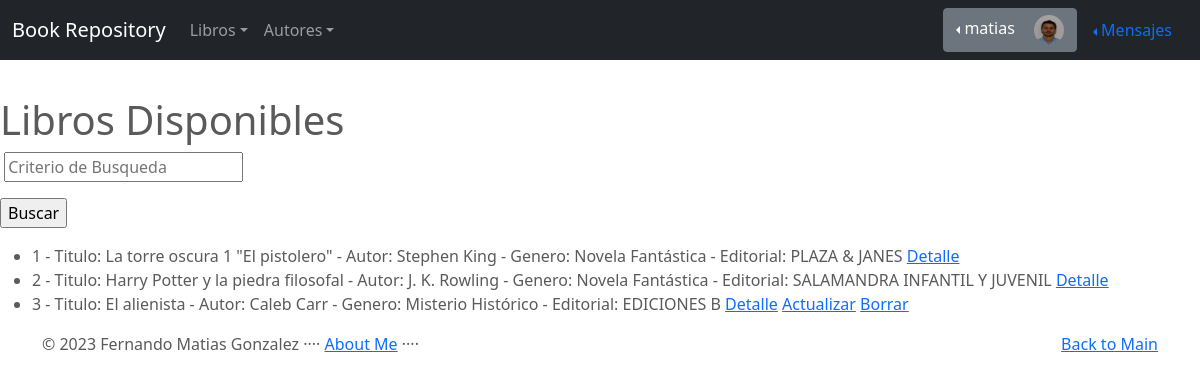
Screenshot of /libro/list (signed in) with the database file from the repository.
### BookRepository/models.py (models this page shows)
class Profile(models.Model):
    user = models.OneToOneField(to=User, on_delete=models.CASCADE, related_name="profile")
    imagen = models.ImageField(upload_to="profiles")

class Libro(models.Model):
    titulo = models.CharField(max_length=150)
    autor = models.CharField(max_length=100)
    prologo = models.TextField(max_length=500)
    genero = models.CharField(max_length=50)
    editorial = models.CharField(max_length=100)
    fecha_publicacion = models.DateField()
    publisher = models.ForeignKey(to=User, on_delete=models.CASCADE, related_name="publisher")
    imagen = models.ImageField(upload_to="libros")
    creacion = models.DateTimeField(auto_now_add = True)
    def __str__(self):
        return f"{self.id} - Titulo: {self.titulo} - Autor: {self.autor} - Genero: {self.genero} - Editorial: {self.editorial}"

### BookRepository/views.py (the view)
# urls.py: path('libro/list', LibroList.as_view(), name="libro-list"),
class LibroList(ListView):
    model = Libro
    def get_queryset(self):
        criterio = self.request.GET.get('criterio')
        if criterio:
            book = Libro.objects.filter(titulo__icontains=criterio)
        else:
            book = Libro.objects.all()
        return book

### BookRepository/templates/BookRepository/libro_list.html (shortened to what this page needs)
{% extends "BookRepository/base.html" %}
{% block main %}
<br>
<h1> Libros Disponibles</h1>
<form action="?" method="GET">
    <p>
        <input type="text" name="criterio" value= "{{ request.get.criterio }}" maxlength="100" required="" id="" placeholder="Criterio de Busqueda">
      </p>
      <p>
        <input type="submit" value="Buscar">
      </p>
</form>
    <ul>
    {% for libro in object_list  %}
    <li>
        {{libro}}
        <a href="{% url 'libro-detail' libro.id %}" > Detalle</a>
        {% if user.is_authenticated and libro.publisher == user %}
            <a href="{% url 'libro-update' libro.id %}" > Actualizar</a>
            <a href="{% url 'libro-delete' libro.id %}" > Borrar</a>
        {% endif %}
    </li>
    {% empty %}
    No existen registos
    {% endfor %}
    </ul>
{% endblock %}

### BookRepository/templates/BookRepository/base.html (shortened to what this page needs)
<!DOCTYPE html>
<html lang="es">
<head>
    {% load static %}
<link href="{% static 'BookRepository/css/bootstrap.min.css' %}" rel="stylesheet">
    <link href="{% static 'BookRepository/css/carousel.css' %}" rel="stylesheet">
</head>
  <body>
    <header>
      <nav class="navbar navbar-expand-md navbar-dark fixed-top bg-dark">
        <div class="container-fluid">
          <a class="navbar-brand" href="{% url 'index' %}">Book Repository</a>
          <div class="collapse navbar-collapse" id="navbarCollapse">
            <ul class="navbar-nav me-auto mb-2 mb-md-0">
              <li class="nav-item">
                <li class="nav-item dropdown">
                    <a class="nav-link dropdown-toggle" data-bs-toggle="dropdown" href="#" role="button" aria-expanded="false">Libros</a>
                </li>
                <li class="nav-item dropdown">
                    <a class="nav-link dropdown-toggle" data-bs-toggle="dropdown" href="#" role="button" aria-expanded="false">Autores</a>
                </li>
              </li>
            </ul>
                        {% if user.is_authenticated %}
                        <div class="btn-group dropstart" >
                          <a class="btn btn-secondary dropdown-toggle" data-bs-toggle="dropdown" href="#" role="button" aria-expanded="false">{{user.username}}
                              {% if user.profile.imagen %}
                              <img src="{{user.profile.imagen.url}}" height="30px" width="30px" style="border-radius: 50%; margin-left:15px">
                              {% endif %}
                          </a>
                        </div>
                        {% endif %}
                          <li class="btn-group dropstart">
                            <a class="nav-link dropdown-toggle" data-bs-toggle="dropdown" href="#" role="button" aria-expanded="false">Mensajes</a>
                          </li>
          </div>
        </div>
      </nav>
    </header>
    {% block main %}{% endblock %}
<div id="footer">
  <footer class="container">
    <p class="float-end"><a href="{% url 'index' %}">Back to Main</a></p>
    <p>© 2023 Fernando Matias Gonzalez   ····   <a href="{% url 'about_me' %}">About Me</a>   ····</p>
  </footer>
</div>
  </body>
</html>

### BookRepository/static/BookRepository/css/carousel.css (style rules this page uses)
body { padding-top: 3rem; padding-bottom: 3rem; color: #5a5a5a; }

### rows the page displays
Libro: id+titulo+autor "1 - Titulo: La torre oscura 1 \"El pistolero\" - Autor: Stephen King - Genero: Novela Fantástica - Editorial: PLAZA & JANES"
Libro: id+titulo+autor "2 - Titulo: Harry Potter y la piedra filosofal - Autor: J. K. Rowling - Genero: Novela Fantástica - Editorial: SALAMANDRA INFANTIL Y JUVENIL"
Libro: id+titulo+autor "3 - Titulo: El alienista - Autor: Caleb Carr - Genero: Misterio Histórico - Editorial: EDICIONES B", shows "Actualizar"

### other values shown
{{ user.username }} "matias"
